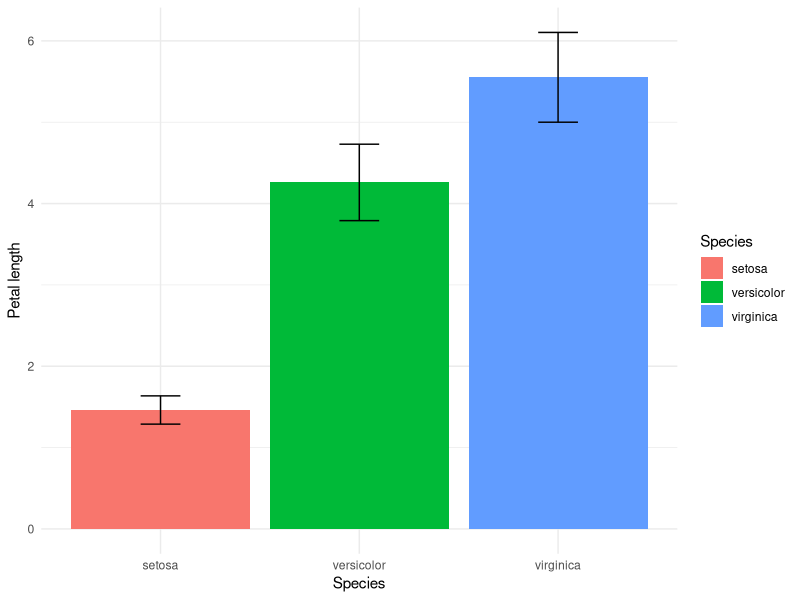

Write R code to recreate this figure.
## ---- chunk 1
knitr::opts_chunk$set(collapse = TRUE)
library(ggplot2)
## ---- chunk 2
library(ggplot2)
library(dplyr)

iris_sum <- iris %>%
  group_by(Species) %>%
  summarise(mean = mean(Petal.Length),
            sd = sd(Petal.Length))

g <- ggplot(iris_sum, aes(Species, mean, fill = Species)) +
  geom_col() +
  geom_errorbar(aes(ymin = mean - sd, ymax = mean + sd), width = 0.2) +
  labs(y = "Petal length") +
  theme_minimal()
g

